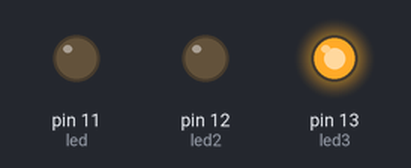
Recording of a sketch running on a simulated Arduino Uno, built with avr-gcc and run on an emulated ATmega328P. On the bench: output pins drawn as LEDs (lit = HIGH).

Above: at 2.5 s.
At 5.5 s:
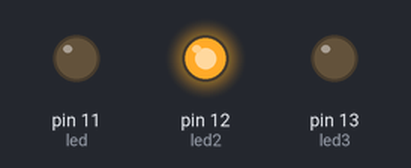
At 8.5 s:
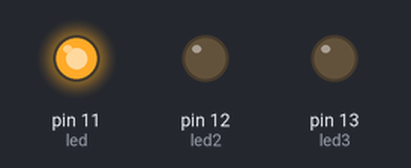
Timing chart, 0 to 15.6 s (numbered marks = the images above):
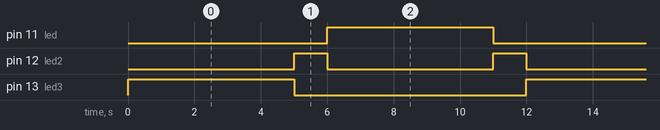

The sketch:

sketch_4.ino
```cpp
int led = 11;//HIJAU
int led2 = 12;//KUNING
int led3 = 13;//MERAH
void setup() {
  // put your setup code here, to run once:
 Serial.begin(9600);
  pinMode(led,OUTPUT);
  pinMode(led2,OUTPUT);
  pinMode(led3,OUTPUT);
}

void loop() {
  // put your main code here, to run repeatedly:
digitalWrite(led, LOW);
digitalWrite(led3,HIGH);
digitalWrite(led2, LOW);
delay(5000);
digitalWrite(led, LOW);
digitalWrite(led3,LOW);
digitalWrite(led2,HIGH);
delay(1000);
digitalWrite(led, HIGH);
digitalWrite(led3,LOW);
digitalWrite(led2, LOW);
delay(5000);
digitalWrite(led, LOW);
digitalWrite(led3,LOW);
digitalWrite(led2,HIGH);
delay(1000);
}
```

Measured:
- by itself, pin 11 (led), pin 13 (led3): alternates HIGH for 5.0 s and LOW for 7.0 s
- by itself, pin 12 (led2): alternates HIGH for 1.0 s and LOW for 5.0 s
- by itself, everything shown: repeats every 12.0 s, in 4 steps
